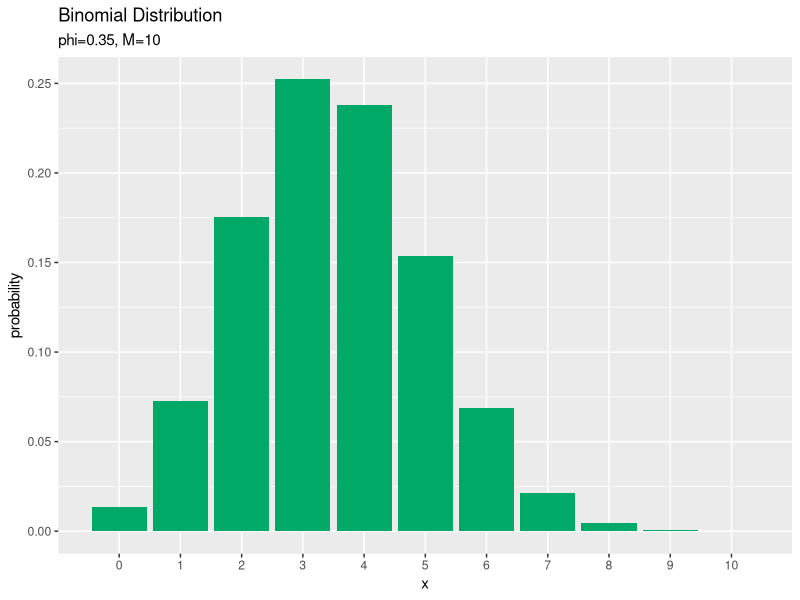
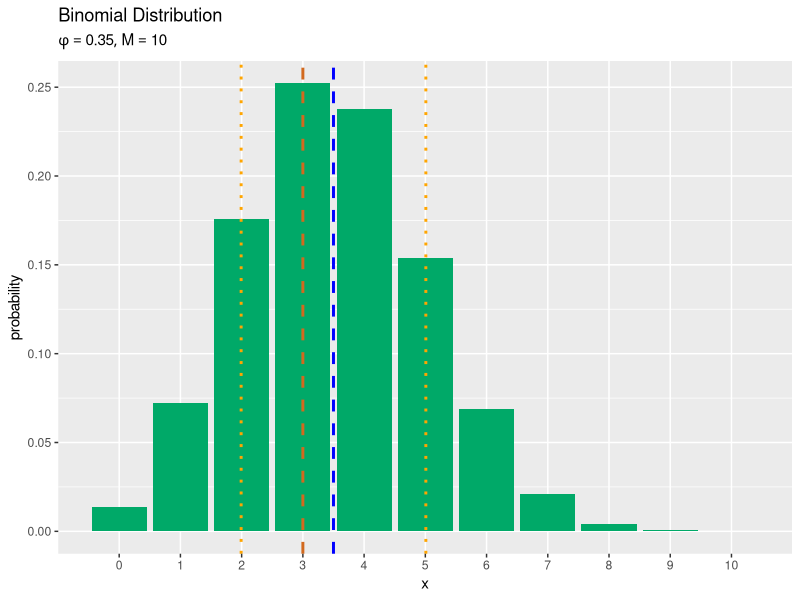
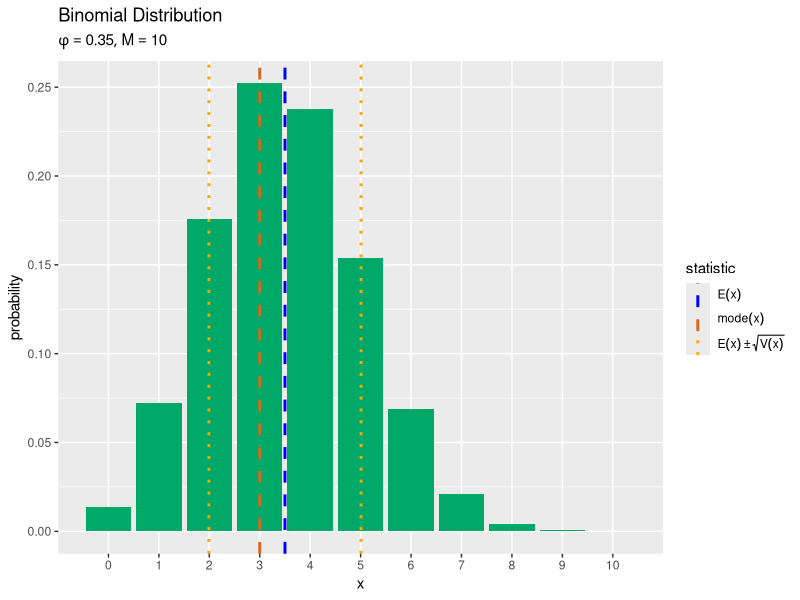
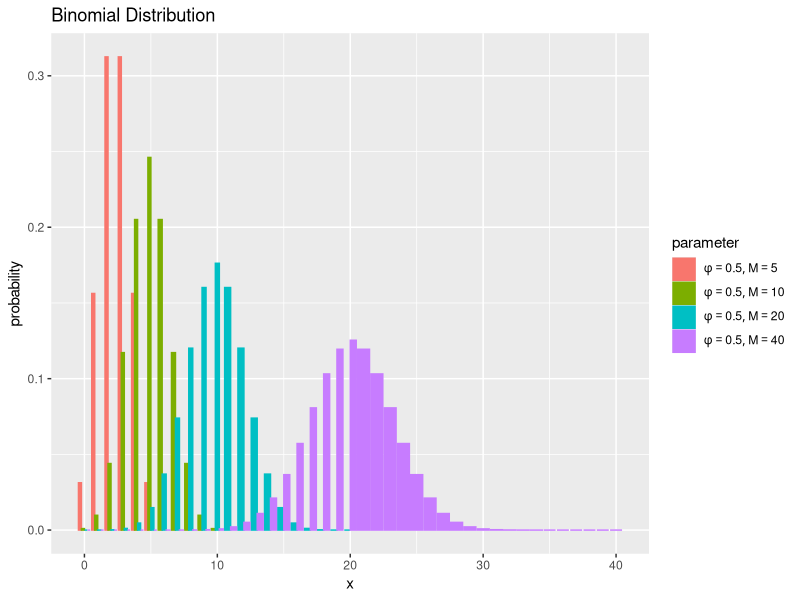

The R script that drew these images, in order: (Note: this script raises an error after producing the figures.)

# 二項分布 --------------------------------------------------------------------

# 利用パッケージ
library(tidyverse)
library(gganimate)

# チェック用
library(magrittr)
library(ggplot2)


# 確率の計算 -------------------------------------------------------------------

# パラメータを指定
phi <- 0.35

# 試行回数を指定
M <- 10

# 確率変数の値を指定:(x <= M)
x <- 3

# ベクトルに変換
phi_v <- c(1 - phi, phi)
x_v <- c(M - x, x)


# 定義式により確率を計算
C <- gamma(M + 1) / gamma(M - x + 1) / gamma(x + 1)
prob <- C * phi^x * (1 - phi)^(M - x)
prob

# 対数をとった定義式により確率を計算
log_C <- lgamma(M + 1) - lgamma(M - x + 1) - lgamma(x + 1)
log_prob <- log_C + x * log(phi) + (M - x) * log(1 - phi)
prob <- exp(log_prob)
prob; log_prob

# 二項分布の関数により確率を計算
prob <- dbinom(x = x, size = M, prob = phi)
prob

# 二項分布の対数をとった関数により確率を計算
log_prob <- dbinom(x = x, size = M, prob = phi, log = TRUE)
prob <- exp(log_prob)
prob; log_prob

# 多項分布の関数により確率を計算
prob <- dmultinom(x = x_v, size = M, prob = phi_v)
prob

# 多項分布の対数をとった関数により確率を計算
log_prob <- dmultinom(x = x_v, size = M, prob = phi_v, log = TRUE)
prob <- exp(log_prob)
prob; log_prob


# 統計量の計算 -------------------------------------------------------------------

# パラメータを指定
phi <- 0.35

# 試行回数を指定
M <- 10


# 期待値を計算
E_x <- M * phi
E_x

# 分散を計算
V_x <- M * phi * (1 - phi)
V_x

# 最頻値を計算:(注:複数の場合も1つしか返さない)
mode_x <- floor(phi * (M + 1))
mode_x


# 歪度を計算
skewness <- (1 - 2 * phi) / sqrt(M * phi * (1 - phi))
skewness

# 尖度を計算
kurtosis <- (1 - 6 * phi * (1 - phi)) / (M * phi * (1 - phi))
kurtosis


# グラフの作成 ------------------------------------------------------------------

# パラメータを指定
phi <- 0.35

# 試行回数を指定
M <- 10


# xがとり得る値を作成
x_vals <- 0:M

# 二項分布を計算
prob_df <- tidyr::tibble(
  x = x_vals, # 確率変数
  probability = dbinom(x = x_vals, size = M, prob = phi) # 確率
)


# 二項分布のグラフを作成
ggplot(data = prob_df, mapping = aes(x = x, y = probability)) + # データ
  geom_bar(stat = "identity", fill = "#00A968") + # 棒グラフ
  scale_x_continuous(breaks = x_vals, minor_breaks = FALSE) + # x軸目盛
  labs(title = "Binomial Distribution", 
       subtitle = paste0("phi=", phi, ", M=", M), # (文字列表記用)
       #subtitle = parse(text = paste0("list(phi==", phi, ", M==", M, ")")), # (数式表記用)
       x = "x", y = "probability") # ラベル


# 補助線用の統計量を計算
E_x <- M * phi
s_x <- sqrt(M * phi * (1 - phi))
mode_x <- floor(phi * (M + 1))

# 統計量を重ねた二項分布のグラフを作成:線のみ
ggplot(data = prob_df, mapping = aes(x = x, y = probability)) + # データ
  geom_bar(stat = "identity", fill = "#00A968") + # 分布
  geom_vline(xintercept = E_x, color = "blue", size = 1, linetype = "dashed") + # 期待値
  geom_vline(xintercept = c(E_x-s_x, E_x+s_x), color = "orange", size = 1, linetype = "dotted") + # 期待値 ± 標準偏差
  geom_vline(xintercept = mode_x, color = "chocolate", size = 1, linetype = "dashed") + # 最頻値
  scale_x_continuous(breaks = x_vals, minor_breaks = FALSE) + # x軸目盛
  labs(title = "Binomial Distribution", 
       subtitle = parse(text = paste0("list(phi==", phi, ", M==", M, ")")), 
       x = "x", y = "probability") # ラベル


# 統計量を格納
stat_df <- tibble::tibble(
  statistic = c(E_x, E_x-s_x, E_x+s_x, mode_x), # 統計量
  type = c("mean", "sd", "sd", "mode") # 色分け用ラベル
)

# 凡例用の設定を作成:(数式表示用)
color_vec <- c(mean = "blue", sd = "orange", mode = "chocolate")
linetype_vec <- c(mean = "dashed", sd = "dotted", mode = "dashed")
label_vec <- c(mean = expression(E(x)), sd = expression(E(x) %+-% sqrt(V(x))), mode = expression(mode(x)))

# 統計量を重ねた二項分布のグラフを作成:凡例付き
ggplot() + # データ
  geom_bar(data = prob_df, mapping = aes(x = x, y = probability), 
           stat = "identity", fill = "#00A968") + # 分布
  geom_vline(data = stat_df, mapping = aes(xintercept = statistic, color = type, linetype = type), 
             size = 1) + # 統計量
  scale_x_continuous(breaks = x_vals, minor_breaks = FALSE) + # x軸目盛
  scale_color_manual(values = color_vec, labels = label_vec, name = "statistic") + # 線の色:(色指定と数式表示用)
  scale_linetype_manual(values = linetype_vec, labels = label_vec, name = "statistic") + # 線の種類:(線指定と数式表示用)
  theme(legend.text.align = 0) + # 図の体裁:凡例
  labs(title = "Binomial Distribution", 
       subtitle = parse(text = paste0("list(phi==", phi, ", M==", M, ")")), 
       x = "x", y = "probability") # ラベル


# パラメータと分布の関係:並べて比較 ----------------------------------------------------

### ・パラメータの影響 -----

# パラメータとして利用する値を指定
phi_vals <- c(0.1, 0.33, 0.5, 0.8, 0.9)

# 試行回数を指定
M <- 100


# xがとり得る値を作成
x_vals <- 0:M

# パラメータごとに二項分布を計算
res_prob_df <- tidyr::expand_grid(
  x = x_vals, 
  phi = phi_vals
) |> # 全ての組み合わせを作成
  dplyr::arrange(phi, x) |> # パラメータごとに並べ替え
  dplyr::mutate(
    probability = dbinom(x = x, size = M, prob = phi), 
    parameter = paste0("phi=", phi, ", M=", M) |> 
      factor(levels = paste0("phi=", sort(phi_vals), ", M=", M)) # 色分け用ラベル
  ) # 確率を計算


### ・試行回数の影響 -----

# パラメータを指定
phi <- 0.5

# 試行回数として利用する値を指定
M_vals <- c(5, 10, 20, 40)


# xがとり得る値を作成
x_vals <- 0:max(M_vals)

# パラメータごとに二項分布を計算
res_prob_df <- tidyr::expand_grid(
  x = x_vals, 
  M = M_vals
) |> # 全ての組み合わせを作成
  dplyr::arrange(M, x) |> # 試行回数ごとに並べ替え
  dplyr::mutate(
    probability = dbinom(x = x, size = M, prob = phi), 
    parameter = paste0("phi=", phi, ", M=", M) |> 
      factor(levels = paste0("phi=", phi, ", M=", sort(M_vals))) # 色分け用ラベル
  ) |> # 確率を計算
  dplyr::filter(x <= M) # 実現可能な値を抽出


### ・作図 -----

# 凡例用のラベルを作成:(数式表示用)
label_vec <- res_prob_df[["parameter"]] |> 
  unique() |> # 重複を除去
  stringr::str_replace_all(pattern = "=", replacement = "==") %>% # 等号表示用の記法に変換
  paste0("list(", ., ")") |> # カンマ表示用の記法に変換
  parse(text = _) # expression関数化
names(label_vec) <- unique(res_prob_df[["parameter"]]) # ggplotに指定する文字列に対応する名前付きベクトルに変換


# パラメータごとに二項分布のグラフを作成
ggplot(data = res_prob_df, mapping = aes(x = x, y = probability, fill = parameter, color = parameter)) + # データ
  geom_bar(stat = "identity", position = "dodge") + # 棒グラフ
  #scale_x_continuous(breaks = x_vals, minor_breaks = FALSE) + # x軸目盛
  scale_color_hue(labels = label_vec) + # 線の色:(数式表示用)
  scale_fill_hue(labels = label_vec) + # 塗りつぶしの色:(数式表示用)
  theme(legend.text.align = 0) + # 図の体裁:凡例
  labs(title = "Binomial Distribution", 
       fill = "parameter", color = "parameter", 
       x = "x", y = "probability") # タイトル


# パラメータと分布の関係：アニメーションによる可視化 --------------------------------------------------

### ・パラメータの影響 -----

# パラメータとして利用する値を指定
phi_vals <- seq(from = 0, to = 1, by = 0.01)
length(phi_vals) # フレーム数

# 試行回数を指定
M <- 10


# xがとり得る値を作成
x_vals <- 0:M

# パラメータごとに二項分布を計算
anime_prob_df <- tidyr::expand_grid(
  x = x_vals, 
  phi = phi_vals
) |> # 全ての組み合わせを作成
  dplyr::arrange(phi, x) |> # パラメータごとに並べ替え
  dplyr::mutate(
    probability = dbinom(x = x, size = M, prob = phi), 
    parameter = paste0("phi=", phi, ", M=", M) |> 
      factor(levels = paste0("phi=", sort(phi_vals), ", M=", M)) # フレーム切替用ラベル
  ) # 確率を計算


### ・試行回数の影響 -----

# パラメータを指定
phi <- 0.3

# 試行回数の最大値を指定
M_max <- 100


# xがとり得る値を作成
x_vals <- 0:M_max

# 試行回数ごとに二項分布を計算
anime_prob_df <- tidyr::expand_grid(
  x = x_vals, 
  M = 1:M_max
) |> # 全ての組み合わせを作成
  dplyr::arrange(M, x) |> # 試行回数ごとに並べ替え
  dplyr::mutate(
    probability = dbinom(x = x_vals, size = M, prob = phi), 
    parameter = paste0("phi=", phi, ", M=", M) |> 
      factor(levels = paste0("phi=", phi, ", M=", 1:M_max)) # フレーム切替用ラベル
  ) |> # 確率を計算
  dplyr::filter(x <= M) # 実現可能な値を抽出


### ・作図 -----

# 二項分布のアニメーションを作図
anime_prob_graph <- ggplot(data = anime_prob_df, mapping = aes(x = x, y = probability)) + # データ
  geom_bar(stat = "identity", fill = "#00A968", color = "#00A968") + # 分布
  gganimate::transition_manual(parameter) + # フレーム
  #gganimate::view_follow(fixed_x = FALSE, fixed_y = TRUE) + # 表示範囲の調整
  #scale_x_continuous(breaks = x_vals, minor_breaks = FALSE) + # x軸目盛
  labs(title = "Binomial Distribution", 
       subtitle = "{current_frame}", 
       x = "x", y = "probability") # ラベル

# gif画像を作成
gganimate::animate(anime_prob_graph, nframes = length(phi_vals), fps = 10, width = 800, height = 600) # パラメータの影響用
gganimate::animate(anime_prob_graph, nframes = M_max, fps = 10, width = 800, height = 600) # 試行回数の影響用


# パラメータと統計量の関係：アニメーションによる可視化 --------------------------------------------------------------------

### ・パラメータの影響 -----

# パラメータとして利用する値を作成
phi_vals <- seq(from = 0.01, to = 0.99, by = 0.01)
length(phi_vals) # フレーム数

# 試行回数を指定
M <- 10


# xがとり得る値を作成
x_vals <- 0:M

# 歪度を計算
skewness_vec <- (1 - 2 * phi_vals) / sqrt(M * phi_vals * (1 - phi_vals))

# 尖度を計算
kurtosis_vec <- (1 - 6 * phi_vals * (1 - phi_vals)) / (M * phi_vals * (1 - phi_vals))

# ラベル用のテキストを作成
label_vec <- paste0(
  "phi=", phi_vals, ", M=", M, 
  ", skewness=", round(skewness_vec, 3), ", kurtosis=", round(kurtosis_vec, 3)
)

# パラメータごとに二項分布を計算
anime_prob_df <- tidyr::expand_grid(
  x = x_vals, 
  phi = phi_vals
) |> # 全ての組み合わせを作成
  dplyr::arrange(phi, x) |> # パラメータごとに並べ替え
  dplyr::mutate(
    probability = dbinom(x = x, size = M, prob = phi), 
    parameter = rep(label_vec, each = length(x_vals)) |> 
      factor(levels = label_vec) # フレーム切替用ラベル
  ) # 確率を計算

# パラメータごとに統計量を計算
anime_stat_df <- tibble::tibble(
  mean = M * phi_vals, # 期待値
  sd = sqrt(M * phi_vals * (1 - phi_vals)), # 標準偏差
  mode = floor(phi_vals * (M + 1)), # 最頻値
  parameter = factor(label_vec, levels = label_vec) # フレーム切替用のラベル
) |> # 統計量を計算
  dplyr::mutate(
    sd_minus = mean - sd, 
    sd_plus = mean + sd
  ) |> # 期待値±標準偏差を計算
  dplyr::select(!sd) |> # 不要な列を削除
  tidyr::pivot_longer(
    cols = !parameter, 
    names_to = "type", 
    values_to = "statistic"
  ) |> # 統計量の列をまとめる
  dplyr::mutate(
    type = stringr::str_replace(type, pattern = "sd_.*", replacement = "sd")) # 期待値±標準偏差のカテゴリを統一


### ・試行回数の影響 -----

# パラメータを指定
phi <- 0.35

# 試行回数の最大値を指定
M_vals <- 1:100


# xがとり得る値を作成
x_vals <- 0:max(M_vals)

# 歪度を計算
skewness_vec <- (1 - 2 * phi) / sqrt(M_vals * phi * (1 - phi))

# 尖度を計算
kurtosis_vec <- (1 - 6 * phi * (1 - phi)) / (M_vals * phi * (1 - phi))

# ラベル用のテキストを作成
label_vec <- paste0(
  "phi=", phi, ", M=", M_vals, 
  ", skewness=", round(skewness_vec, 3), ", kurtosis=", round(kurtosis_vec, 3)
)

# 試行回数ごとに二項分布を計算
anime_prob_df <- tidyr::expand_grid(
  x = x_vals, 
  M = M_vals
) |> # 全ての組み合わせを作成
  dplyr::arrange(M, x) |> # 試行回数ごとに並べ替え
  dplyr::mutate(
    probability = dbinom(x = x_vals, size = M, prob = phi), 
    parameter = rep(label_vec, each = length(x_vals)) |> 
      factor(levels = label_vec) # フレーム切替用ラベル
  ) |> # 確率を計算
  dplyr::filter(x <= M) # 実現可能な値を抽出

# 試行回数ごとに統計量を計算
anime_stat_df <- tibble::tibble(
  mean = M_vals * phi, # 期待値
  sd = sqrt(M_vals * phi * (1 - phi)), # 標準偏差
  mode = floor(phi * (M_vals + 1)), # 最頻値
  parameter = factor(label_vec, levels = label_vec) # フレーム切替用のラベル
) |> # 統計量を計算
  dplyr::mutate(
    sd_minus = mean - sd, 
    sd_plus = mean + sd
  ) |> # 期待値±標準偏差を計算
  dplyr::select(!sd) |> # 不要な列を削除
  tidyr::pivot_longer(
    cols = !parameter, 
    names_to = "type", 
    values_to = "statistic"
  ) |> # 統計量の列をまとめる
  dplyr::mutate(
    type = stringr::str_replace(type, pattern = "sd_.*", replacement = "sd")) # 期待値±標準偏差のカテゴリを統一


### ・作図 -----

# 凡例用の設定を作成:(数式表示用)
color_vec <- c(mean = "blue", sd = "orange", mode = "chocolate")
linetype_vec <- c(mean = "dashed", sd = "dotted", mode = "dashed")
label_vec <- c(mean = expression(E(x)), sd = expression(E(x) %+-% sqrt(V(x))), mode = expression(mode(x)))


# 統計量を重ねた二項分布のアニメーションを作図
anime_prob_graph <- ggplot() + # データ
  geom_bar(data = anime_prob_df, mapping = aes(x = x, y = probability), 
           stat = "identity", fill = "#00A968") + # 分布
  geom_vline(data = anime_stat_df, mapping = aes(xintercept = statistic, color = type, linetype = type), 
             size = 1) + # 統計量
  gganimate::transition_manual(parameter) + # フレーム
  #gganimate::view_follow(fixed_x = FALSE, fixed_y = TRUE) + # 表示範囲の調整
  #scale_x_continuous(breaks = x_vals, minor_breaks = FALSE) + # x軸目盛
  scale_linetype_manual(values = linetype_vec, labels = label_vec, name = "statistic") + # 線の種類:(線指定と数式表示用)
  scale_color_manual(values = color_vec, labels = label_vec, name = "statistic") + # 線の色:(色指定と数式表示用)
  theme(legend.text.align = 0) + # 図の体裁:凡例
  labs(title = "Binomial Distribution", 
       subtitle = "{current_frame}", 
       x = "x", y = "probability") # ラベル

# gif画像を作成
gganimate::animate(anime_prob_graph, nframes = length(phi_vals), fps = 10, width = 800, height = 600) # パラメータの影響用
gganimate::animate(anime_prob_graph, nframes = length(M_vals), fps = 10, width = 800, height = 600) # 試行回数の影響用


# 乱数の生成 -------------------------------------------------------------------

### ・サンプリング -----

# パラメータを指定
phi <- 0.35

# 試行回数を指定
M <- 10

# データ数を指定
N <- 1000


# 二項分布に従う乱数を生成
x_n <- rbinom(n = N, size = M, prob = phi)


### ・乱数の可視化 -----

# xがとり得る値を作成
x_vals <- 0:M

# サンプルを集計
freq_df <- tidyr::tibble(x = x_n) |> # 乱数を格納
  dplyr::count(x, name = "frequency") |> # 度数を集計
  dplyr::right_join(tidyr::tibble(x = x_vals), by = "x") |> # 全てのパターンに追加
  dplyr::mutate(frequency = tidyr::replace_na(frequency, 0)) # サンプルにない場合の欠損値を0に置換

# 二項分布を計算
prob_df <- tidyr::tibble(
  x = x_vals, # 確率変数
  probability = dbinom(x = x_vals, size = M, prob = phi) # 確率
)


# サンプルのヒストグラムを作成:度数
ggplot(data = freq_df, mapping = aes(x = x, y = frequency)) + # データ
  geom_bar(stat = "identity", fill = "#00A968") + # 度数
  scale_x_continuous(breaks = x_vals, minor_breaks = FALSE) + # x軸目盛
  labs(title = "Binomial Distribution", 
       subtitle = paste0("phi=", phi, ", M=", M, ", N=", N), 
       x = "x", y = "frequency") # ラベル

# サンプルのヒストグラムを作成:相対度数
ggplot() + 
  geom_bar(data = freq_df, mapping = aes(x = x, y = frequency/N), 
           stat = "identity", fill = "#00A968") + # 相対度数
  geom_bar(data = prob_df, mapping = aes(x = x, y = probability), 
           stat = "identity", alpha = 0, color = "darkgreen", linetype = "dashed") + # 元の分布
  scale_x_continuous(breaks = x_vals, minor_breaks = FALSE) + # x軸目盛
  labs(
    title = "Binomial Distribution", 
    subtitle = parse(
      text = paste0(
        "list(phi==", phi, ", M==", M, ", N==", "(list(", paste0(freq_df[["frequency"]], collapse = ", "), "))", ")")
    ), 
    x = "x", y = "relative frequency"
  ) # ラベル


# 乱数と分布の関係：アニメーションによる可視化 --------------------------------------------------

# パラメータを指定
phi <- 0.35

# 試行回数を指定
M <- 10

# データ数(フレーム数)を指定
N <- 300


# 二項分布に従う乱数を生成
x_n <- rbinom(n = N, size = M, prob = phi)

# xがとり得る値を作成
x_vals <- 0:M

# サンプルを集計
freq_df <- tibble::tibble(
  x = x_n, # サンプル
  n = 1:N, # データ番号
  frequency = 1 # 集計用の値
) |> 
  dplyr::right_join(tidyr::expand_grid(x = x_vals, n = 1:N), by = c("x", "n")) |> # 全てのパターンに結合
  dplyr::mutate(frequency = tidyr::replace_na(frequency, replace = 0)) |> # サンプルにない場合の欠損値を0に置換
  dplyr::arrange(n, x) |> # 集計用に昇順に並べ替え
  dplyr::group_by(x) |> # 集計用にグループ化
  dplyr::mutate(frequency = cumsum(frequency)) |> # 累積和を計算
  dplyr::ungroup() # グループ化を解除

# フレーム切替用のラベルを作成
label_vec <- freq_df |> 
  tidyr::pivot_wider(
    id_cols = n, 
    names_from = x, 
    names_prefix = "x", 
    values_from = frequency
  ) |> # 度数列を展開
  tidyr::unite(col = "label", dplyr::starts_with("x"), sep = ", ") |> # 度数情報をまとめて文字列化
  dplyr::mutate(
    label = paste0("phi=", phi, ", M=", M, ", N=", n, "=(", label, ")") %>% 
      factor(., levels = .)
  ) |> # パラメータ情報をまとめて因子化
  dplyr::pull(label) # ベクトルとして取得

# フレーム切替用のラベルを追加
anime_freq_df <- freq_df |> 
  tibble::add_column(parameter = rep(label_vec, each = M+1))

# サンプルを格納
anime_data_df <- tibble::tibble(
  x = x_n, # サンプル
  parameter = label_vec # フレーム切替用ラベルを追加
)

# 二項分布の情報を複製
anime_prob_df <- tibble::tibble(
  x = x_vals, # 確率変数
  probability = dbinom(x = x_vals, size = M, prob = phi), # 確率
  num = N # 複製数
) |> 
  tidyr::uncount(num) |> # データ数分に複製
  tibble::add_column(parameter = rep(label_vec, times = length(x_vals))) |> # フレーム切替用ラベルを追加
  dplyr::arrange(parameter) # サンプリング回数ごとに並べ替え


# 二項乱数のヒストグラムのアニメーションを作図:度数
anime_hist_graph <- ggplot() + 
  geom_bar(data = anime_freq_df, mapping = aes(x = x, y = frequency), 
           stat = "identity", fill = "#00A968") + # 度数
  geom_point(data = anime_data_df, mapping = aes(x = x, y = 0), 
             color = "orange", size = 5) + # サンプル
  gganimate::transition_manual(parameter) + # フレーム
  scale_x_continuous(breaks = x_vals, minor_breaks = FALSE) + # x軸目盛
  labs(title = "Binomial Distribution", 
       subtitle = "{current_frame}", 
       x = "x", y = "frequency") # ラベル

# gif画像を作成
gganimate::animate(anime_hist_graph, nframes = N, fps = 10, width = 800, height = 600)


# 二項乱数のヒストグラムのアニメーションを作図:相対度数
anime_hist_graph <- ggplot() + 
  geom_bar(data = anime_freq_df, mapping = aes(x = x, y = frequency/n), 
           stat = "identity", fill = "#00A968") + # 相対度数
  geom_bar(data = anime_prob_df, mapping = aes(x = x, y = probability), 
           stat = "identity", alpha = 0, color = "darkgreen", linetype = "dashed") + # 元の分布
  geom_point(data = anime_data_df, mapping = aes(x = x, y = 0), 
             color = "orange", size = 5) + # サンプル
  gganimate::transition_manual(parameter) + # フレーム
  scale_x_continuous(breaks = x_vals, minor_breaks = FALSE) + # x軸目盛
  coord_cartesian(ylim = c(-0.01, 0.5)) + # 軸の表示範囲
  labs(title = "Binomial Distribution", 
       subtitle = "{current_frame}", 
       x = "x", y = "relative frequency") # ラベル

# gif画像を作成
gganimate::animate(anime_hist_graph, nframes = N, fps = 10, width = 800, height = 600)
